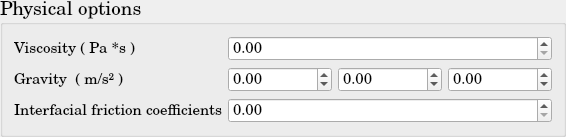
           <widget class="QGroupBox" name="Iso2F_PhysicalOptions">
            <property name="font">
             <font>
              <family>Century Schoolbook L</family>
              <pointsize>14</pointsize>
              <weight>50</weight>
              <bold>false</bold>
             </font>
            </property>
            <property name="title">
             <string>Physical options</string>
            </property>
            <layout class="QGridLayout" name="gridLayout_25">
             <item row="0" column="0">
              <layout class="QHBoxLayout" name="Iso2F_PhysicalOptionsLayout">
               <item>
                <layout class="QVBoxLayout" name="Iso2F_PhysicalOptionsLayoutV_2">
                 <item>
                  <widget class="QLabel" name="Iso2F_Viscosity">
                   <property name="font">
                    <font>
                     <pointsize>11</pointsize>
                    </font>
                   </property>
                   <property name="text">
                    <string>Viscosity ( Pa *s )</string>
                   </property>
                  </widget>
                 </item>
                 <item>
                  <widget class="QLabel" name="Iso2F_Gravity">
                   <property name="font">
                    <font>
                     <pointsize>11</pointsize>
                    </font>
                   </property>
                   <property name="text">
                    <string>Gravity  ( m/s² )</string>
                   </property>
                  </widget>
                 </item>
                 <item>
                  <widget class="QLabel" name="Iso2F_FrictionCoef">
                   <property name="font">
                    <font>
                     <pointsize>11</pointsize>
                    </font>
                   </property>
                   <property name="text">
                    <string>Interfacial friction coefficients</string>
                   </property>
                  </widget>
                 </item>
                </layout>
               </item>
               <item>
                <layout class="QVBoxLayout" name="Iso2F_PhysicalOptionsLayoutV">
                 <item>
                  <widget class="QDoubleSpinBox" name="Iso2F_ViscositydoubleSpinBox">
                   <property name="font">
                    <font>
                     <pointsize>11</pointsize>
                    </font>
                   </property>
                   <property name="maximum">
                    <double>1000000000.000000000000000</double>
                   </property>
                  </widget>
                 </item>
                 <item>
                  <layout class="QHBoxLayout" name="Iso2F_Gravity_hLayout">
                   <item>
                    <widget class="QDoubleSpinBox" name="Iso2F_Gravity_1d_doubleSpinBox">
                     <property name="font">
                      <font>
                       <pointsize>11</pointsize>
                      </font>
                     </property>
                     <property name="minimum">
                      <double>-1000000000.000000000000000</double>
                     </property>
                     <property name="maximum">
                      <double>1000000000.000000000000000</double>
                     </property>
                    </widget>
                   </item>
                   <item>
                    <widget class="QDoubleSpinBox" name="Iso2F_Gravity_2d_doubleSpinBox">
                     <property name="font">
                      <font>
                       <pointsize>11</pointsize>
                      </font>
                     </property>
                     <property name="minimum">
                      <double>-1000000000.000000000000000</double>
                     </property>
                     <property name="maximum">
                      <double>1000000000.000000000000000</double>
                     </property>
                    </widget>
                   </item>
                   <item>
                    <widget class="QDoubleSpinBox" name="Iso2F_Gravity_3d_doubleSpinBox">
                     <property name="font">
                      <font>
                       <pointsize>11</pointsize>
                      </font>
                     </property>
                     <property name="minimum">
                      <double>-1000000000.000000000000000</double>
                     </property>
                     <property name="maximum">
                      <double>1000000000.000000000000000</double>
                     </property>
                    </widget>
                   </item>
                  </layout>
                 </item>
                 <item>
                  <widget class="QDoubleSpinBox" name="Iso2F_FrictionCoefficients_doubleSpinBox">
                   <property name="font">
                    <font>
                     <pointsize>11</pointsize>
                    </font>
                   </property>
                   <property name="maximum">
                    <double>1.000000000000000</double>
                   </property>
                  </widget>
                 </item>
                </layout>
               </item>
              </layout>
             </item>
            </layout>
           </widget>
